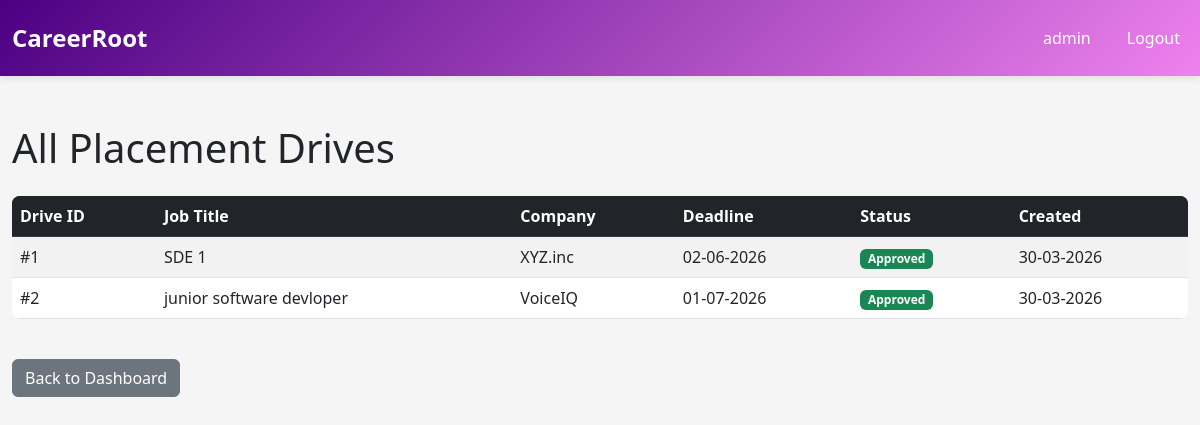
The app's page /admin/drives (signed in) with its own data.
### core/database/models.py (models this page shows, shortened)
class Admin(UserMixin, db.Model):
    __tablename__ = 'admin'
    admin_id = db.Column(db.Integer, primary_key=True, autoincrement=True)
    username = db.Column(db.String(100), unique=True, nullable=False)
    password = db.Column(db.String(255), nullable=False)
    email = db.Column(db.String(120), unique=True, nullable=False)
    created_at = db.Column(db.DateTime, default=datetime.utcnow)

class PlacementDrive(db.Model):
    __tablename__ = 'placement_drive'
    drive_id = db.Column(db.Integer, primary_key=True, autoincrement=True)
    company_id = db.Column(db.Integer, db.ForeignKey('company.company_id'), nullable=False)
    job_title = db.Column(db.String(150), nullable=False)
    job_description = db.Column(db.Text, nullable=True)
    eligibility_criteria = db.Column(db.Text, nullable=True)
    skills_required = db.Column(db.Text, nullable=True)  #comma separated skills
    experience_required = db.Column(db.String(100), nullable=True)  #e.g., 0-2 years
    salary_range = db.Column(db.String(100), nullable=True)  #e.g., 5-8 LPA
    application_deadline = db.Column(db.DateTime, nullable=False)
    status = db.Column(
        db.String(20),
        default=DriveStatus.PENDING.value,
        nullable=False
    )  # pending, aproved, closed
    created_at = db.Column(db.DateTime, default=datetime.utcnow)
    updated_at = db.Column(db.DateTime, default=datetime.utcnow, onupdate=datetime.utcnow)
    applications = db.relationship('Application', backref='drive', lazy=True, cascade='all, delete-orphan')
    placements = db.relationship('Placement', backref='drive', lazy=True, cascade='all, delete-orphan')

class Company(UserMixin, db.Model):
    __tablename__ = 'company'
    company_id = db.Column(db.Integer, primary_key=True, autoincrement=True)
    company_name = db.Column(db.String(150), nullable=False)
    email = db.Column(db.String(120), unique=True, nullable=False)
    password = db.Column(db.String(255), nullable=False)
    hr_contact = db.Column(db.String(100), nullable=True)
    website = db.Column(db.String(255), nullable=True)
    approval_status = db.Column(
        db.String(20),
        default=ApprovalStatus.PENDING.value,
        nullable=False
    )  #pending/aproved/rejected
    blacklist_status = db.Column(db.Boolean, default=False)  # True = blacklisted
    created_at = db.Column(db.DateTime, default=datetime.utcnow)
    updated_at = db.Column(db.DateTime, default=datetime.utcnow, onupdate=datetime.utcnow)
    drives = db.relationship('PlacementDrive', backref='company', lazy=True, cascade='all, delete-orphan')

### core/routes/admin.py (the view)
@admin_bp.route('/drives')
@login_required
def view_drives():
    if not check_admin():
        return redirect(url_for('auth.homepage'))
    all_drives = PlacementDrive.query.all()
    return render_template('admin_view_drives.html', drives=all_drives)

### app.py (called while the page is built, shortened)
@login_manager.user_loader
def load_user(user_id):
    from core.database.models import Admin, Company, Student
    admin = Admin.query.get(int(user_id))
    if admin:
        return admin

### core/routes/admin.py (called while the page is built)
def check_admin():
    if session.get('user_type') != 'admin':
        flash('Unauthorized access', 'danger')
        return False
    return True

### templates/admin_view_drives.html (shortened to what this page needs)
{% extends "base.html" %}
{% block content %}
<div class="mt-5">
    <h1 class="mb-4">All Placement Drives</h1>
    {% if drives %}
        <div class="table-responsive">
            <table class="table table-hover table-striped">
                <thead class="table-dark">
                    <tr>
                        <th>Drive ID</th>
                        <th>Job Title</th>
                        <th>Company</th>
                        <th>Deadline</th>
                        <th>Status</th>
                        <th>Created</th>
                    </tr>
                </thead>
                <tbody>
                    {% for drive in drives %}
                        <tr>
                            <td>#{{ drive.drive_id }}</td>
                            <td>{{ drive.job_title }}</td>
                            <td>{{ drive.company.company_name }}</td>
                            <td>{{ drive.application_deadline.strftime('%d-%m-%Y') }}</td>
                            <td>
                                {% if drive.status == 'Approved' %}
                                    <span class="badge bg-success">{{ drive.status }}</span>
                                {% elif drive.status == 'Pending' %}
                                    <span class="badge bg-warning">{{ drive.status }}</span>
                                {% else %}
                                    <span class="badge bg-secondary">{{ drive.status }}</span>
                                {% endif %}
                            </td>
                            <td>{{ drive.created_at.strftime('%d-%m-%Y') }}</td>
                        </tr>
                    {% endfor %}
                </tbody>
            </table>
        </div>
    {% else %}
        <div class="alert alert-info">
            <strong>No placement drives found.</strong>
        </div>
    {% endif %}
    <div class="mt-4">
        <a href="{{ url_for('admin.admin_dashboard') }}" class="btn btn-secondary">Back to Dashboard</a>
    </div>
</div>
{% endblock %}

### templates/base.html (shortened to what this page needs)
<!DOCTYPE html>
<html lang="en">
<head>
    <link href="https://cdn.jsdelivr.net/npm/bootstrap@5.3.0/dist/css/bootstrap.min.css" rel="stylesheet">
</head>
<body>
    <nav class="navbar navbar-expand navbar-dark">
        <div class="container-fluid">
            <a class="navbar-brand" href="/">CareerRoot</a>
            <ul class="navbar-nav ms-auto">
                {% if session.get('user_type') %}
                    <li class="nav-item">
                        <span class="nav-link">{{ session.get('username') }}</span>
                    </li>
                    <li class="nav-item">
                        <a class="nav-link" href="{{ url_for('auth.logout') }}">Logout</a>
                    </li>
                {% else %}
                    <li class="nav-item">
                        <a class="nav-link" href="{{ url_for('auth.login') }}">Login</a>
                    </li>
                {% endif %}
            </ul>
        </div>
    </nav>
    <div class="container-fluid container">
        {% block content %}{% endblock %}
    </div>
</body>
</html>

### templates/base.html (style rules this page uses)
:root { --primary-color: indigo; --secondary-color: violet; --danger-color: red; --success-color: mediumseagreen; }
body { font-family: 'Segoe UI', Tahoma, Geneva, Verdana, sans-serif; background-color: whitesmoke; }
.navbar { background: linear-gradient(135deg, var(--primary-color) 0%, var(--secondary-color) 100%); box-shadow: 0 2px 8px rgba(0,0,0,0.1); padding: 15px 0; }
.navbar-brand { font-weight: 700; font-size: 1.5rem; color: white !important; }
.nav-link { color: white !important; margin-left: 20px; font-weight: 500; transition: opacity 0.3s ease; }
.table { border-radius: 8px; overflow: hidden; }
.table thead { background-color: var(--primary-color); color: white; }
.container { max-width: 1200px; }

### records on screen
Admin: get "admin"
PlacementDrive: drive_id "1", job_title "SDE 1", company.company_name "XYZ.inc", application_deadline "02-06-2026", status "Approved", created_at "30-03-2026"
PlacementDrive: drive_id "2", job_title "junior software devloper", company.company_name "VoiceIQ", application_deadline "01-07-2026", status "Approved", created_at "30-03-2026"
